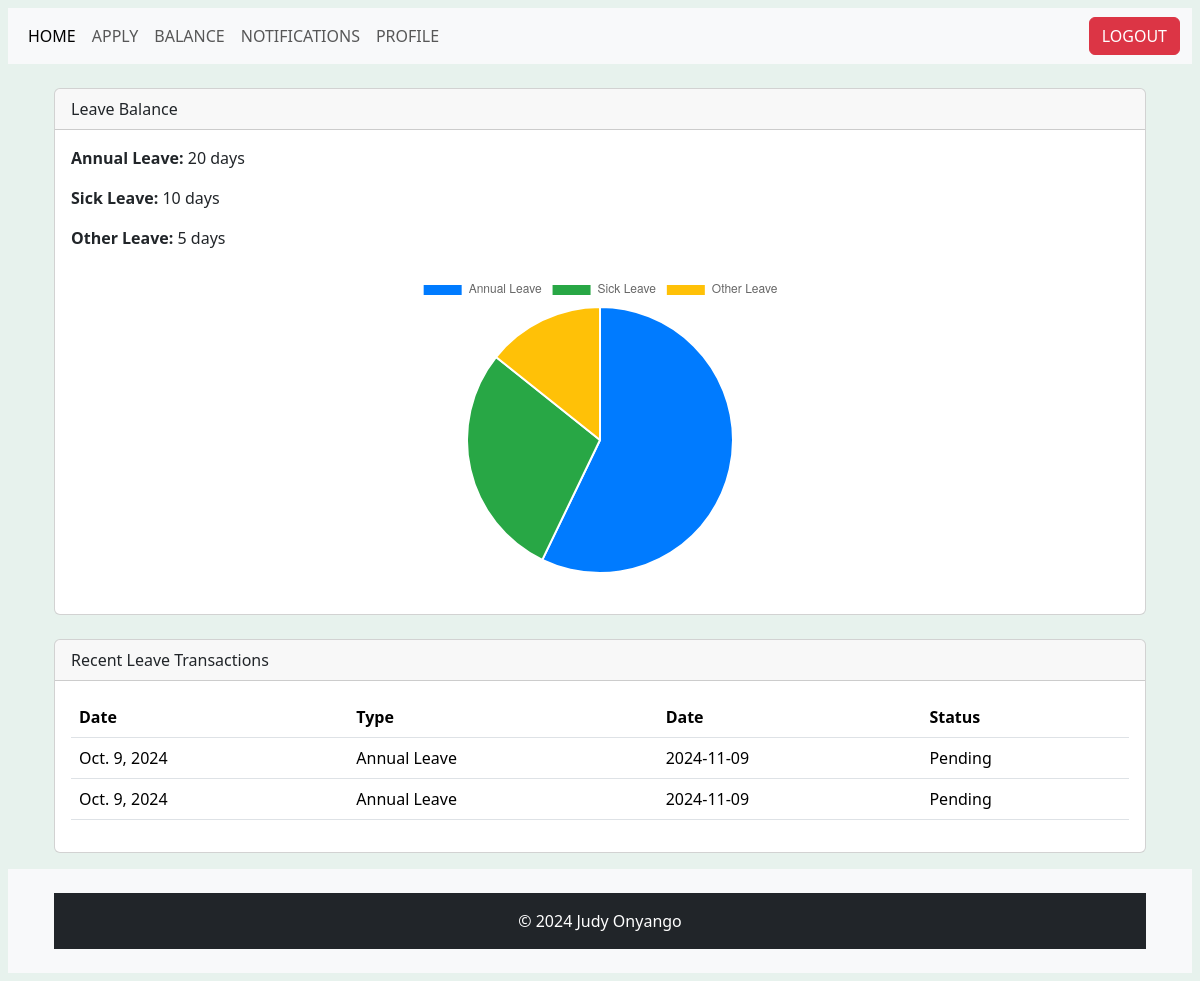
Screenshot of /balance/ (signed in) with the database file from the repository.
### users/models.py (models this page shows, shortened)
class LeaveBalance(models.Model):
    user = models.OneToOneField(settings.AUTH_USER_MODEL, on_delete=models.CASCADE)
    annual_leave = models.IntegerField(default=0)
    sick_leave = models.IntegerField(default=0)
    other_leave = models.IntegerField(default=0)

class LeaveApplication(models.Model):
    user = models.ForeignKey(settings.AUTH_USER_MODEL, on_delete=models.CASCADE)
    leave_type = models.ForeignKey(LeaveType, on_delete=models.CASCADE)
    start_date = models.DateField()
    end_date = models.DateField()
    message = models.TextField(default='')
    status = models.CharField(max_length=50, default='Pending')

class LeaveType(models.Model):
    name = models.CharField(max_length=50)

### users/views.py (the view)
# urls.py: path('balance/', views.balance, name='balance'),
@login_required
def balance(request):
    try:
        leave_balance = LeaveBalance.objects.get(user=request.user)
    except LeaveBalance.DoesNotExist:
        raise Http404("Leave balance does not exist for this user.")
    recent_leaves = LeaveApplication.objects.filter(user=request.user).order_by('-start_date')[:5]
    context = {
        'leave_balance': leave_balance,
        'recent_leaves': recent_leaves,
    }
    return render(request, 'users/balance.html', context)

### users/templates/users/balance.html (shortened to what this page needs)
{% extends "users/base.html" %}
{% block content %}
<div class="container mt-4">
    <div class="card">
        <div class="card-header">
          Leave Balance
        </div>
        <div class="card-body">
            <p><strong>Annual Leave:</strong> {{ leave_balance.annual_leave }} days</p>
            <p><strong>Sick Leave:</strong> {{ leave_balance.sick_leave }} days</p>
            <p><strong>Other Leave:</strong> {{ leave_balance.other_leave }} days</p>
            <div id="leaveChart" class="my-4">
                <canvas id="leaveChartCanvas"></canvas>
            </div>
        </div>
    </div>
    <div class="card mt-4">
        <div class="card-header">
          Recent Leave Transactions
        </div>
        <div class="card-body">
            <table class="table">
                <thead>
                    <tr>
                        <th>Date</th>
                        <th>Type</th>
                        <th>Date</th>
                        <th>Status</th>
                    </tr>
                </thead>
                <tbody>
                    {% for leave in recent_leaves %}
                    <tr>
                        <td>{{ leave.start_date }}</td>
                        <td>{{ leave.leave_type.name }}</td>
                        <td>{{ leave.end_date|date:"Y-m-d" }}</td>
                        <td>{{ leave.status }}</td>
                    </tr>
                    {% empty %}
                    <tr>
                        <td colspan="4">No recent leave transactions.</td>
                    </tr>
                    {% endfor %}
                </tbody>
            </table>
        </div>
    </div>
</div>
<script>
    var ctx = document.getElementById('leaveChartCanvas').getContext('2d');
    var leaveChart = new Chart(ctx, {
        type: 'pie',
        data: {
            labels: ['Annual Leave', 'Sick Leave', 'Other Leave'],
            datasets: [{
                data: [
                    {{ leave_balance.annual_leave }},
                    {{ leave_balance.sick_leave }},
                    {{ leave_balance.other_leave }}
                ],
                backgroundColor: ['#007bff', '#28a745', '#ffc107'],
            }]
        },
        options: {
            responsive: true,
            maintainAspectRatio: false,
        }
    });
</script>
{% endblock %}

### rows the page displays
LeaveBalance: annual_leave "20", sick_leave "10", other_leave "5"
LeaveApplication: start_date "Oct. 9, 2024", leave_type.name "Annual Leave", end_date "2024-11-09", status "Pending"
LeaveApplication: start_date "Oct. 9, 2024", leave_type.name "Annual Leave", end_date "2024-11-09", status "Pending"

### other values shown
chart data {{ leave_balance.annual_leave }} 20
chart data {{ leave_balance.sick_leave }} 10
chart data {{ leave_balance.other_leave }} 5
